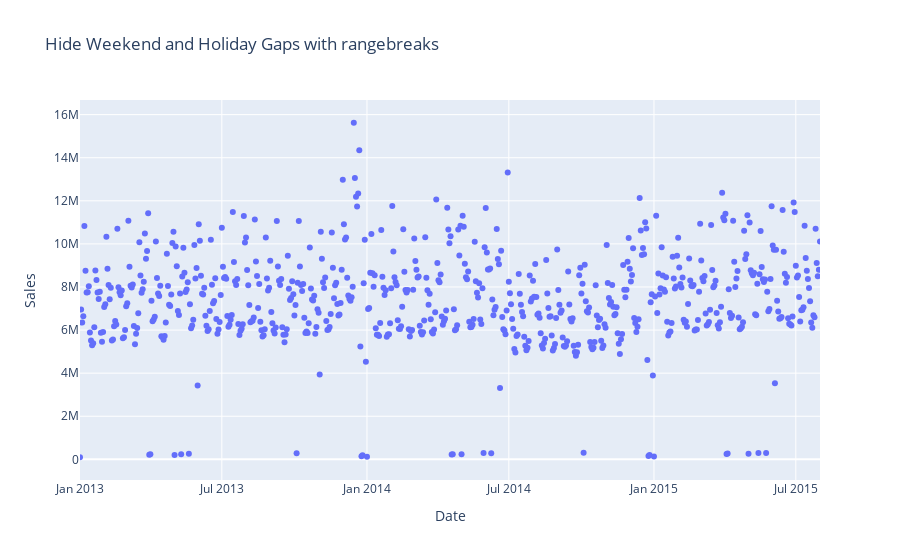

Here is the notebook cell this chart was saved with:
### Code cell
fig = px.scatter(seasonal_grouped_by_date, x='Date', y='Sales', range_x=['2013-01-01', '2015-07-31'],
                 title="Hide Weekend and Holiday Gaps with rangebreaks")
fig.update_xaxes(
    rangebreaks=[
        dict(bounds=["sat", "mon"]),  # hide weekends
        # hide Christmas and New Year's
        dict(values=["2015-12-25", "2016-01-01"])
    ]
)
fig.show()

### Figure 1 — Plotly figure (JSON) as saved in the notebook; plotly's stock layout.template omitted (floating-point values rounded to 4 significant figures; data arrays with more than 128 entries replaced by an {"elided": "..."} marker saying what was removed)
{"data": [{"hovertemplate": "Date=%{x}<br>Sales=%{y}<extra></extra>", "legendgroup": "", "marker": {"color": "#636efa", "symbol": "circle"}, "mode": "markers", "name": "", "orientation": "v", "showlegend": false, "type": "scatter", "x": {"elided": "942 str values"}, "xaxis": "x", "y": {"elided": "942 int values"}, "yaxis": "y"}], "layout": {"legend": {"tracegroupgap": 0}, "title": {"text": "Hide Weekend and Holiday Gaps with rangebreaks"}, "xaxis": {"anchor": "y", "domain": [0, 1], "range": ["2013-01-01", "2015-07-31"], "rangebreaks": [{"bounds": ["sat", "mon"]}, {"values": ["2015-12-25", "2016-01-01"]}], "title": {"text": "Date"}}, "yaxis": {"anchor": "x", "domain": [0, 1], "title": {"text": "Sales"}}}}
